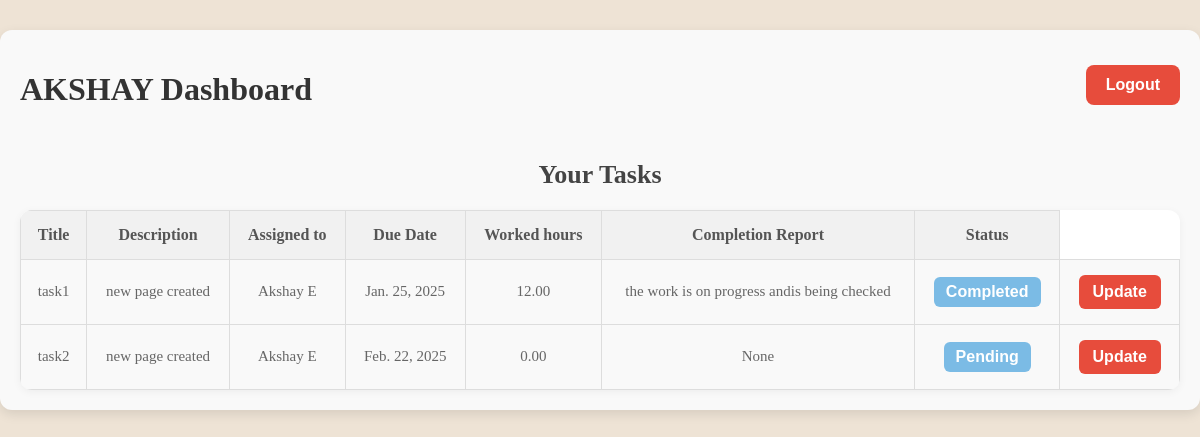
/user_dashboard (signed in), run on the app's committed database.
### task_management_app/models.py (models this page shows, shortened)
class User(AbstractUser):
    ROLE_CHOICES = (
        ('SuperAdmin', 'SuperAdmin'),
        ('Admin', 'Admin'),
        ('User', 'User'),
    )
    GENDER = (
        ('Male', 'Male'),
        ('Female', 'Female')
    )
    role = models.CharField(max_length=20, choices=ROLE_CHOICES, default='User')
    phone = models.CharField(max_length=15, blank=True, null=True)
    gender = models.CharField(max_length=20, choices=GENDER, default='male')
    value = models.IntegerField(default=0)

class Task(models.Model):
    STATUS_CHOICES = [
        ('Pending', 'Pending'),
        ('In Progress', 'In Progress'),
        ('Completed', 'Completed'),
        ('On Hold', 'On Hold'),
    ]
    title = models.CharField(max_length=255)
    description = models.TextField()
    assigned_to = models.ForeignKey(User, on_delete=models.CASCADE, related_name='tasks')
    due_date = models.DateField()
    status = models.CharField(max_length=20, choices=STATUS_CHOICES, default='Pending')
    worked_hours = models.DecimalField(max_digits=5, decimal_places=2, default=0.00)
    completion_report = models.TextField(blank=True, null=True)
    priority = models.IntegerField(default=0)  # Optional: priority field
    class Meta:
        ordering = ['due_date']

### task_management_app/views.py (the view)
# urls.py: path('user_dashboard', views.user_dashboard, name='user_dashboard'),
def user_dashboard(request):
    id=request.session["id"]
    data=User.objects.filter(id=id)
    task=Task.objects.filter(assigned_to=id)
    return render(request, "dashboard/user_dashboard.html",locals())

### task_management_app/templates/dashboard/user_dashboard.html (shortened to what this page needs)
{% extends "base.html" %}
{% load static %}
{% block main-content %}
<div class="container">
    <div class="container-top">
        <div class="left">
            {% for i in data %}
            <h1>{{i.username|upper}} Dashboard</h1>
            {% endfor %}
        </div>
        <div class="right">
            <button class="btn"><a href="{% url 'logout'%}">Logout</a></button>
        </div>
    </div>
    <div class="your-tasks">
        <h2>Your Tasks</h2>
        <table cellpadding="5">
            <thead>
                <tr>
                    <th>Title</th>
                    <th>Description</th>
                    <th>Assigned to</th>
                    <th>Due Date</th>
                    <th>Worked hours</th>
                    <th>Completion Report</th>
                    <th>Status</th>
                </tr>
            </thead>
            <tbody>
                {% for task in task %}
                <tr>
                    <td>{{ task.title }}</td>
                    <td>{{ task.description }}</td>
                    <td>{{ task.assigned_to.first_name }} {{ task.assigned_to.last_name }}</td>
                    <td>{{ task.due_date }}</td>
                    <td>{{ task.worked_hours }}</td>
                    <td>{{ task.completion_report }}</td>
                    <td><button disabled class="btn-status">{{ task.status }}</button></td>
                    <td>
                        <form action="{% url 'update_task' task.id %}" method="get">
                            <button class="btn-update" type="submit" {% if task.status == 'Completed' %}disabled{% endif %}>Update</button>
                          </form>
                      </td>
                </tr>
                {% empty %}
                <tr>
                    <td colspan="8">No tasks available</td>
                </tr>
                {% endfor %}
            </tbody>
        </table>
    </div>
</div>
{% endblock main-content %}

### task_management_app/static/css/base.css (style rules this page uses)
body { width: 100%; height: 100vh; margin: 0; padding: 0; background-color: rgb(238, 227, 213); }

### task_management_app/static/css/login.css (style rules this page uses)
.btn { width: 100%; height: 40px; background: white; outline: none; border: none; cursor: pointer; border-radius: 6mm; display: flex; align-items: center; justify-content: center; margin-bottom: 10px; }

### task_management_app/static/css/superadmin_dashboard.css (style rules this page uses)
.container { max-width: 1200px; margin: 30px auto; padding: 20px; background: #f9f9f9; border-radius: 12px; box-shadow: 0 4px 12px rgba(0, 0, 0, 0.1); }
.your-tasks { margin-top: 20px; }
.your-tasks h2 { text-align: center; font-size: 26px; color: #444; margin-bottom: 20px; }
.your-tasks table { width: 100%; border-collapse: collapse; background: white; border-radius: 12px; overflow: hidden; box-shadow: 0 2px 8px rgba(0,0,0,0.05); }
.your-tasks th, .your-tasks td { text-align: center; padding: 15px; border-bottom: 1px solid #eee; }
.your-tasks th { background-color: #f1f1f1; font-weight: bold; color: #555; }
.your-tasks td { font-size: 15px; color: #666; }
.your-tasks button { padding: 8px 14px; background-color: #e74c3c; border: none; border-radius: 6px; color: white; font-weight: bold; cursor: pointer; transition: background-color 0.3s ease; }
table { width: 100%; border-collapse: collapse; margin-top: 20px; }
th, td { padding: 12px; text-align: left; border: 1px solid #ddd; font-size: 16px; }
th { background-color: #4CAF50; color: white; font-weight: bold; }
td { background-color: #f9f9f9; }
tr:nth-child(even) { background-color: #f2f2f2; }
button { padding: 8px 16px; background-color: #4CAF50; color: white; border: none; border-radius: 5px; cursor: pointer; font-size: 16px; transition: background-color 0.3s; }

### task_management_app/static/css/user_dashboard.css (style rules this page uses)
.container { max-width: 1200px; margin: 30px auto; padding: 20px; background: #f9f9f9; border-radius: 12px; box-shadow: 0 4px 12px rgba(0, 0, 0, 0.1); }
.container-top { display: flex; justify-content: space-between; align-items: center; margin-bottom: 30px; }
.container-top .left h1 { font-size: 32px; color: #333; }
.container-top .right .btn { padding: 10px 20px; background-color: #e74c3c; border: none; border-radius: 8px; cursor: pointer; transition: background-color 0.3s ease; }
.container-top .right .btn a { color: white; text-decoration: none; font-weight: bold; font-size: 16px; }
.your-tasks { margin-top: 20px; }
.your-tasks h2 { text-align: center; font-size: 26px; color: #444; margin-bottom: 20px; }
.your-tasks table { width: 100%; border-collapse: collapse; background-color: white; border-radius: 12px; overflow: hidden; box-shadow: 0 2px 8px rgba(0, 0, 0, 0.05); }
.your-tasks th, .your-tasks td { text-align: center; padding: 15px; border-bottom: 1px solid #ddd; }
.your-tasks th { background-color: #f1f1f1; font-weight: 600; font-size: 16px; }
.your-tasks td { font-size: 15px; }
.your-tasks .btn-status { padding: 6px 12px; border-radius: 6px; border: none; background-color: #3498dba1; color: white; font-weight: 600; cursor: not-allowed; }
.btn-update { padding: 8px 14px; background-color: #27ae60; color: white; border: none; border-radius: 6px; cursor: pointer; transition: background-color 0.3s ease; }

### data on the page
User: username "AKSHAY"
Task: title "task1", description "new page created", assigned_to.first_name "Akshay E", due_date "Jan. 25, 2025", worked_hours "12.00", completion_report "the work is on progress andis being checked", status "Completed"
Task: title "task2", description "new page created", assigned_to.first_name "Akshay E", due_date "Feb. 22, 2025", worked_hours "0.00", completion_report "None", status "Pending"
